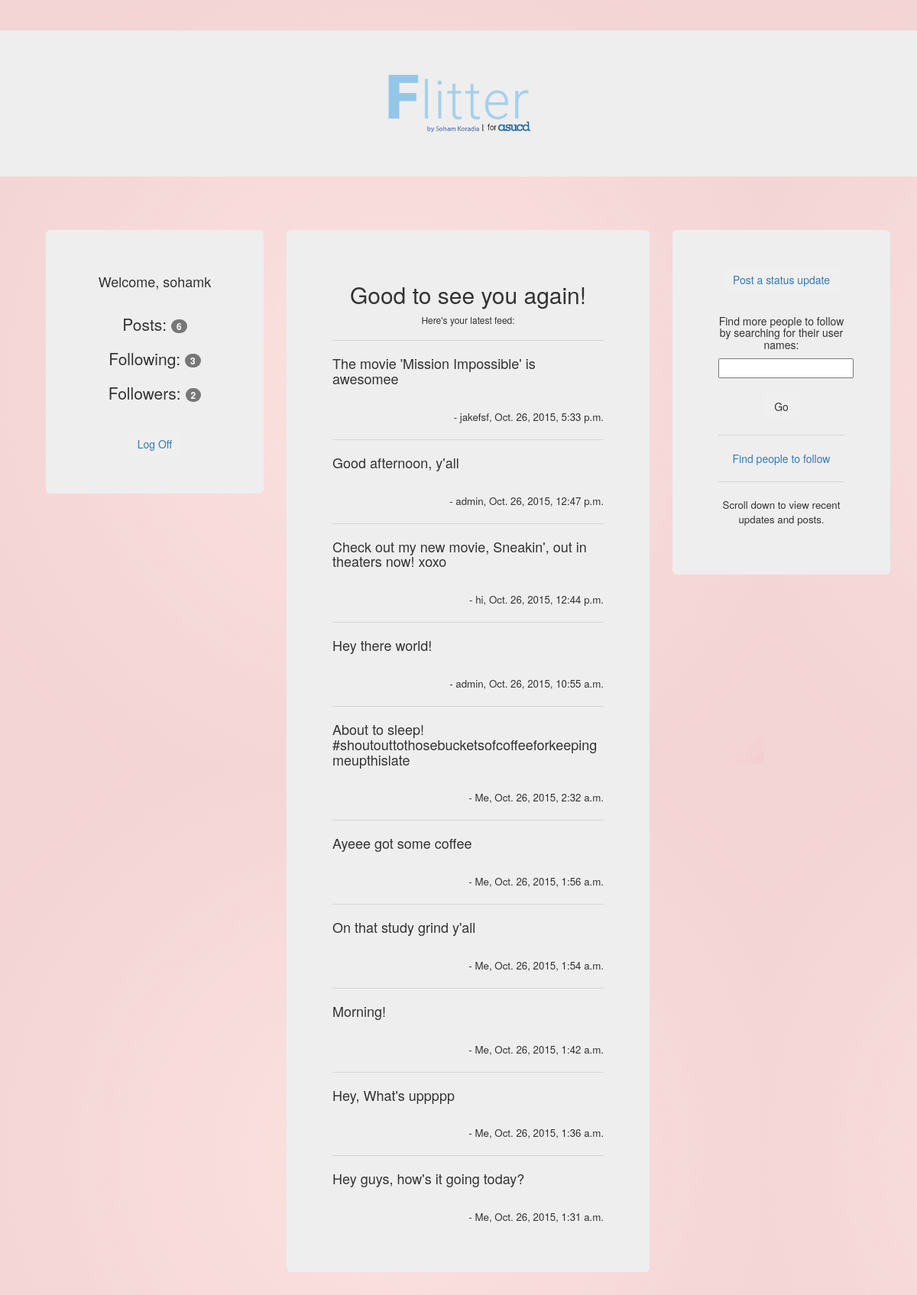
The app's page /home/ (signed in) with its own data.
### flitterMainApp/models.py (models this page shows, shortened)
class Post(models.Model):
    fleeter = models.ForeignKey(Fleeter)
    contentString = models.CharField(max_length=140)
    dateTimePosted = models.DateTimeField('date published')

class Fleeter(models.Model):
    user = models.OneToOneField(User, on_delete=models.CASCADE)
    followerCount = models.IntegerField(default=0)
    followingCount = models.IntegerField(default=0)

### flitterMainApp/views.py (the view)
# urls.py: url(r'^home/', views.homePage, name='home'),
def homePage(request):
    if not request.user.is_authenticated():
        return HttpResponseRedirect('/')
    searchForm = SearchForm()
    statusUpdateForm = StatusUpdateForm()
    contextDict = {}
    postCount = 0
    followersCount = 0
    followingCount = 0
    thisFleeter = Fleeter.objects.filter(user__username=request.user.username)
    myPosts = Post.objects.filter(fleeter__user__username=request.user.username)
    fleetersImFollowing = Follower.objects.filter(theUserWhoIsFollowing__user__username=request.user.username)
    fleetersWhoAreFollowingMe = Follower.objects.filter(userWhoIsBeingFollowed__user__username=request.user.username)
    allPostsForMyFeed = myPosts
    for fleeterImFollowing in fleetersImFollowing:
        postsFromFleeterImFollowing = Post.objects.filter(fleeter__user__username=fleeterImFollowing.userWhoIsBeingFollowed.user.username)
        allPostsForMyFeed = allPostsForMyFeed | postsFromFleeterImFollowing
    allPostsForMyFeed = sorted(allPostsForMyFeed, key = getTimeOfPost, reverse=True)
    if len(thisFleeter) > 0:
        postCount = len(myPosts)
        followersCount = len(fleetersWhoAreFollowingMe)
        followingCount = len(fleetersImFollowing)
    contextDict['username'] = request.user.username
    contextDict['postCount'] = postCount
    contextDict['followersCount'] = followersCount
    contextDict['followedCount'] = followingCount
    contextDict['searchForm'] = searchForm
    contextDict['statusUpdateForm'] = statusUpdateForm
    contextDict['allPostsForMyFeed'] = allPostsForMyFeed
    contextDict['myUsername'] = request.user.username
    return render(request, 'flitterMainApp/home.html', contextDict)

### flitterMainApp/forms.py
class SearchForm(forms.Form):
    searchBox = forms.CharField(label="", max_length=90)

class StatusUpdateForm(forms.Form):
    statusUpdateBox = forms.CharField(label='', widget=forms.Textarea(attrs={'cols':155, 'rows':7}))

### flitterMainApp/views.py (called while the page is built)
def getTimeOfPost(post):
    return post.dateTimePosted

### templates/flitterMainApp/home.html (shortened to what this page needs)
{% load staticfiles %}
<html>
<head>
    <link rel="stylesheet" href="http://maxcdn.bootstrapcdn.com/bootstrap/3.3.4/css/bootstrap.min.css">
</head>
<body background="{% static "images/homeBg.png" %}">
    <br><br><center>
    <div class="jumbotron">
        	<img src="{% static "images/flitterBannerForHome.png" %}" class="img" alt="logo">
    </div>
    <br>
    <br>
    <div class="row">
    	<div class="container">
    		<div class="jumbotron text-center col-md-3" id="infoAndWelcomeFrame">
    			<h4>Welcome, {{ username }}</h4>
    			<br>
    			<p>Posts: <span class="badge">{{ postCount }}</span></p>
    			<p>Following: <span class="badge">{{ followedCount }}</span></p>
    			<p>Followers: <span class="badge">{{ followersCount }}</span></p>
    			<br>
    			<button type="button" class="btn"><a href="/logOff">Log Off</a></button>
    		</div>
    		<div class="jumbotron text-center col-md-5" id="contentSection">
    			{% if postCount == 0 and not allPostsForMyFeed %}
    				<h2>Thanks for joining!</h2><br>
    				<h3>Get started by posting your own status updates and finding people
    				to get updates from using the search bar.</h3>
    			{% else %}
    			    <h2>Good to see you again!</h2>
    			    <h6>Here's your latest feed:</h6>
    			{% endif %}
    			{% for post in allPostsForMyFeed %}
    			    <hr>
    			    <h4 align="left">{{ post.contentString }}</h4>
    			    <br>
    			    {% if post.fleeter.user.username == myUsername %}
    			    	<p style="font-size:95%" align="right">- Me, {{ post.dateTimePosted }}</p>
					{% else %}
    			    	<p style="font-size:95%" align="right">- {{ post.fleeter.user.username}}, {{ post.dateTimePosted }}</p>
    			    {% endif %}
    			{% endfor %}
    		</div>
    		<div class="jumbotron text-center col-md-3" id="searchFrame">
    			<button type="button" class="btn"><a href="/postStatusUpdate">Post a status update</a></button>
    			<br><br>
    			<h5>Find more people to follow by searching for their user names:</h5>
    			<form method="post" action="/searchPage/">
					{{ searchForm | linebreaksbr }}
					<br><br>
					<button type="submit" class="btn">Go</button>
    			</form>
    			<hr>
    			<a href="/exploreCommunity">Find people to follow</a>
    			<hr>
    			<p style="font-size:95%">Scroll down to view recent updates and posts.</p>
    		</div>
    	</div>
    </div>
    </center>
</body>
</html>

### templates/flitterMainApp/home.html (style rules this page uses)
#infoAndWelcomeFrame { margin-left: 30px; margin-right: 30px; }
#searchFrame { margin-left:30px; }
#contentSection { word-wrap: break-word; }

### records on screen
Post: contentString "The movie 'Mission Impossible' is awesomee", fleeter.user.username "jakefsf", dateTimePosted "Oct. 26, 2015, 5:33 p.m."
Post: contentString "Good afternoon, y'all", fleeter.user.username "admin", dateTimePosted "Oct. 26, 2015, 12:47 p.m."
Post: contentString "Check out my new movie, Sneakin', out in theaters now! xoxo", fleeter.user.username "hi", dateTimePosted "Oct. 26, 2015, 12:44 p.m."
Post: contentString "Hey there world!", fleeter.user.username "admin", dateTimePosted "Oct. 26, 2015, 10:55 a.m."
Post: contentString "About to sleep! #shoutouttothosebucketsofcoffeeforkeepingmeupthislate", dateTimePosted "Oct. 26, 2015, 2:32 a.m."
Post: contentString "Ayeee got some coffee", dateTimePosted "Oct. 26, 2015, 1:56 a.m."
Post: contentString "On that study grind y'all", dateTimePosted "Oct. 26, 2015, 1:54 a.m."
Post: contentString "Morning!", dateTimePosted "Oct. 26, 2015, 1:42 a.m."
Post: contentString "Hey, What's uppppp", dateTimePosted "Oct. 26, 2015, 1:36 a.m."
Post: contentString "Hey guys, how's it going today?", dateTimePosted "Oct. 26, 2015, 1:31 a.m."

### other values on screen
{{ username }} "sohamk"
{{ postCount }} "6"
{{ followedCount }} "3"
{{ followersCount }} "2"
